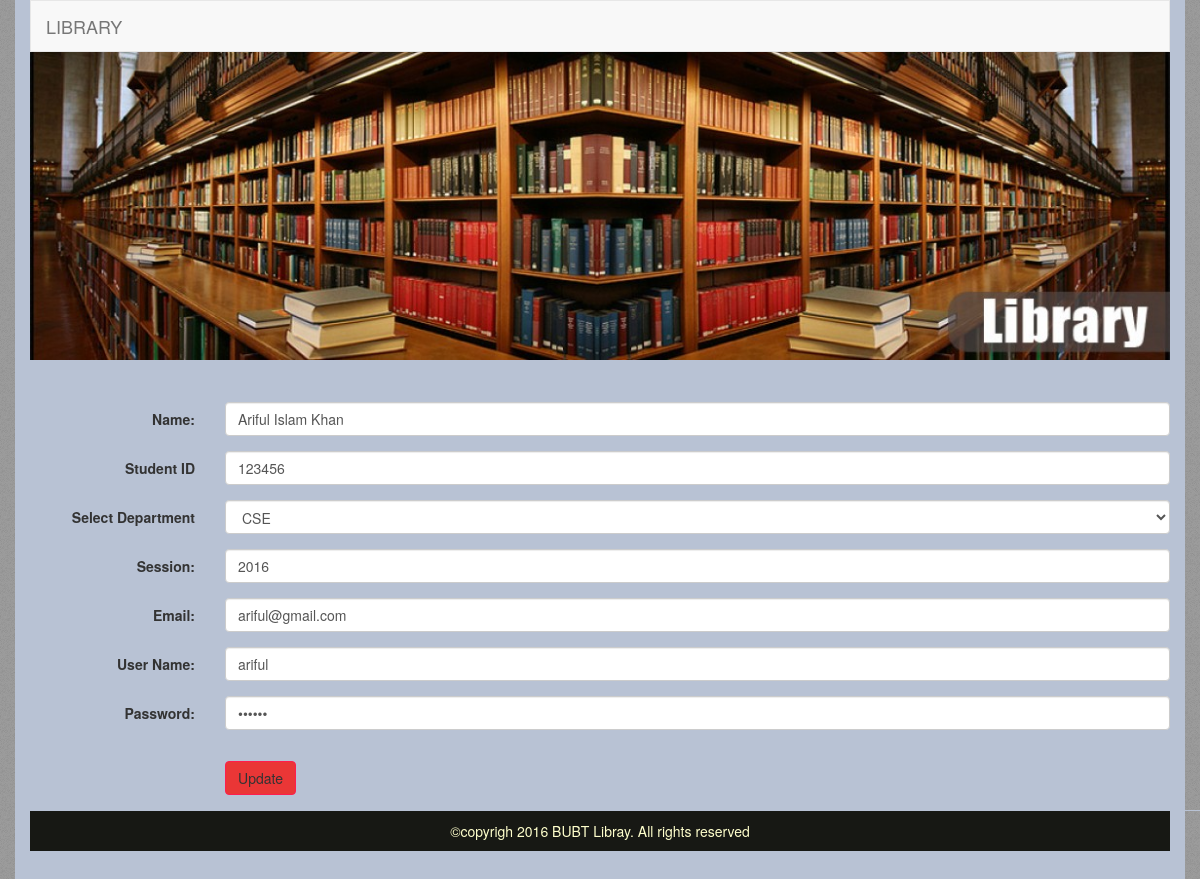
/Library/updatetest.php?id=10, run on the app's committed database.
### tables this page shows
CREATE TABLE `registration` (
  `id` int(11) NOT NULL,
  `name` varchar(50) NOT NULL,
  `st_id` int(11) NOT NULL,
  `dept` varchar(25) NOT NULL,
  `session` int(11) NOT NULL,
  `email` varchar(50) NOT NULL,
  `username` varchar(50) NOT NULL,
  `password` varchar(50) NOT NULL,
  `user_role` int(11) NOT NULL DEFAULT '2'
);

### Library/updatetest.php (the view, shortened to what this page needs)
<?php
include('adminheader.php');
?>
<div class="row">
      <div class="col-md-12">
<?php
  if(isset($_GET['id']))
  {
  $id=$_GET['id'];
  $getselect=mysql_query("SELECT * FROM registration WHERE id='$id'");
  while($profile=mysql_fetch_array($getselect))
  {
  		  $name=$profile['name'];
      	$stid= $profile['st_id'];
      	$dpt=$profile['dept'];
       	$session= $profile['session'];
        $email=$profile['email'];
        $user = $profile['username'];
        $pass = $profile['password'];
?>
    <form class="form-horizontal" role="form" action="stupdate.php" method="POST">
              <div class="form-group">
                <label class="control-label col-sm-2" for="name">Name:</label>
                <div class="col-sm-10">
                  <input type="text" class="form-control" name="name" id="name" value="<?php echo $name;?>">
                </div>
              </div>
              <div class="form-group">
                <label class="control-label col-sm-2" for="Student ID">Student ID</label>
                <div class="col-sm-10">
                  <input type="number" class="form-control" name="st_id" id="st_id" value="<?php echo $stid;?>">
                </div>
              </div>
               <div class="form-group">
                  <label class="control-label col-sm-2" for="dept">Select Department</label>
                  <div class="col-sm-10">
                  <select class="form-control" id="dept" name="dept">
                    <option value="<?php echo $dpt;?>"><?php echo $dpt;?></option>
                  </select>
                  </div>
                </div>
               <div class="form-group">
                <label class="control-label col-sm-2" for="session">Session:</label>
                <div class="col-sm-10">
                  <input type="number" class="form-control" id="session" name="session" value="<?php echo $session;?>">
                </div>
              </div>
              <div class="form-group">
                <label class="control-label col-sm-2" for="email">Email:</label>
                <div class="col-sm-10">
                  <input type="email" class="form-control" id="email" name="email" value="<?php echo $email?>">
                </div>
              </div>
              <div class="form-group">
                <label class="control-label col-sm-2" for="email">User Name:</label>
                <div class="col-sm-10">
                  <input type="username" class="form-control" id="username" name="username" value="<?php echo $user;?>">
                </div>
              </div>
              <div class="form-group">
                <label class="control-label col-sm-2" for="pwd">Password:</label>
                <div class="col-sm-10">
                  <input type="password" class="form-control" id="password" name="password" value="<?php echo $pass;?>">
                </div>
              </div>
              <div class="form-group">
                <div class="col-sm-offset-2 col-sm-10">
                </div>
              </div>
              <div class="form-group">
                <div class="col-sm-offset-2 col-sm-10">
                  <button type="submit" class="btn btn-default" name="update">Update</button>
                </div>
              </div>
         </form>
<?php } } ?>
      </div>
    </div>
 <?php include('footer.php');?>

### Library/css/mystyle.css (style rules this page uses)
.btn-default { border-color:#FF1D4D;background: #EA3636; }
body { background:url(../images/body-bg.png); }

### data on the page
registration: name "Ariful Islam Khan", st_id "123456", dept "CSE", session "2016", email "ariful@gmail.com", username "ariful"
